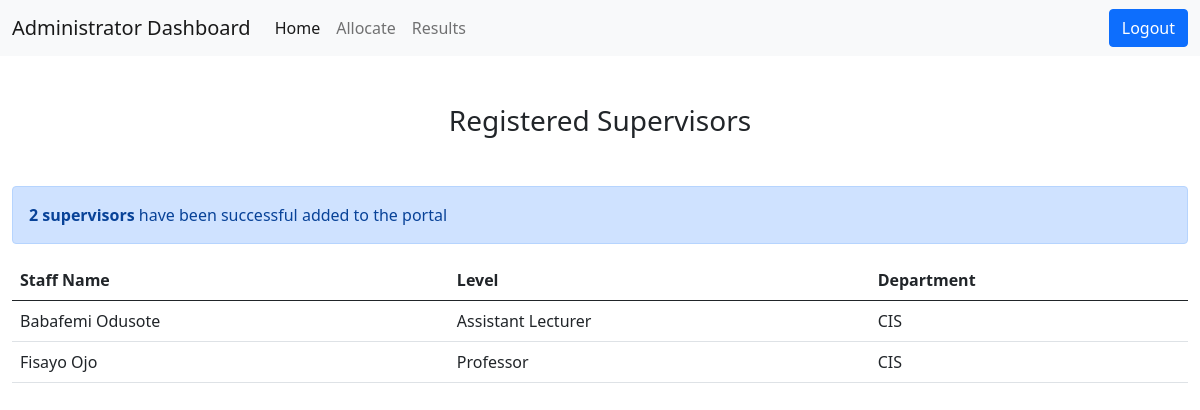
Before: /dashboard/admin/supervisors (signed in) with the older database file.
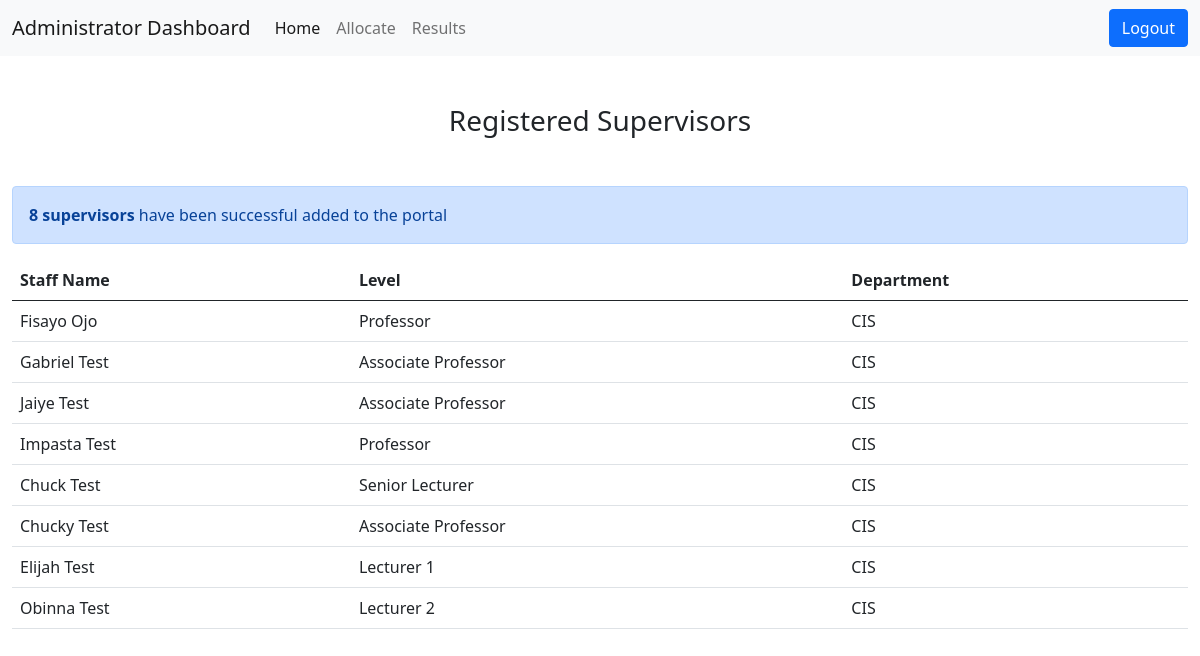
After: the same page with the newer database file.
### accounts/models.py (models this page shows, shortened)
class Supervisors(models.Model):
    LEVEL = (
        ('Professor', 'Professor'),
        ('Associate Professor', 'Associate Professor'),
        ('Senior Lecturer', 'Senior Lecturer'),
        ('Lecturer 1', 'Lecturer 1'),
        ('Lecturer 2', 'Lecturer 2'),
        ('Assistant Lecturer', 'Assistant Lecturer'),
    )
    DEPARTMENT = (
        ('CIS', 'Computer and Information Science'),
    )
    staff = models.OneToOneField(User, on_delete=models.CASCADE, null=False)
    staff_level = models.CharField(max_length=200, choices=LEVEL)
    department = models.CharField(max_length=200, choices=DEPARTMENT)
    class Meta:
        verbose_name_plural = 'Supervisors'

### accounts/views.py (the view)
# urls.py: path('dashboard/admin/supervisors', views.total_supervisors, name='total_supervisors'),
@login_required
def total_supervisors(request):
    mysupervisors = Supervisors.objects.all()
    mysupervisors_count = mysupervisors.count()
    context ={
        'mysupervisors' : mysupervisors,
        'mysupervisors_count': mysupervisors_count
    }
    return render(request, 'accounts/admin/total_supervisors.html', context)

### accounts/models.py (called while the page is built)
def get_full_name(self):
    return str(self.first_name) + " " + str(self.last_name)

### accounts/templates/accounts/admin/total_supervisors.html (shortened to what this page needs)
{% extends "accounts/admin/base_admin.html" %}
{% load static %}
{% block content %}
<div class="text-center mt-5 mb-5">
    <h3>Registered Supervisors</h3>
</div>
<div class="alert alert-primary mt-3 role="alert">
    <strong>{{ mysupervisors_count }}{% if mysupervisors_count == 0 %} supervisor {% else %} supervisors {% endif %}</strong> have been successful added to the portal
</div>
<table class="table table-hover">
    <thead>
      <tr>
        <th scope="col">Staff Name</th>
        <th scope="col">Level</th>
        <th scope="col">Department</th>
      </tr>
    </thead>
    <tbody>
        {% for supervisor  in mysupervisors %}
        <tr>
            <td>{{ supervisor.staff }}</td>
            <td>{{ supervisor.staff_level }}</td>
            <td>{{ supervisor.department }}</td>
          </tr>
        {% endfor %}
    </tbody>
  </table>
{% endblock %}

Changed rows visible on the page:
removed Supervisors: staff "Babafemi Odusote", staff_level "Assistant Lecturer", department "CIS"
added Supervisors: staff "Gabriel Test", staff_level "Associate Professor", department "CIS"
added Supervisors: staff "Jaiye Test", staff_level "Associate Professor", department "CIS"
added Supervisors: staff "Impasta Test", staff_level "Professor", department "CIS"
added Supervisors: staff "Chuck Test", staff_level "Senior Lecturer", department "CIS"
added Supervisors: staff "Chucky Test", staff_level "Associate Professor", department "CIS"
added Supervisors: staff "Elijah Test", staff_level "Lecturer 1", department "CIS"
added Supervisors: staff "Obinna Test", staff_level "Lecturer 2", department "CIS"
Other visible differences:
{{ mysupervisors_count }}: "2" → "8"
